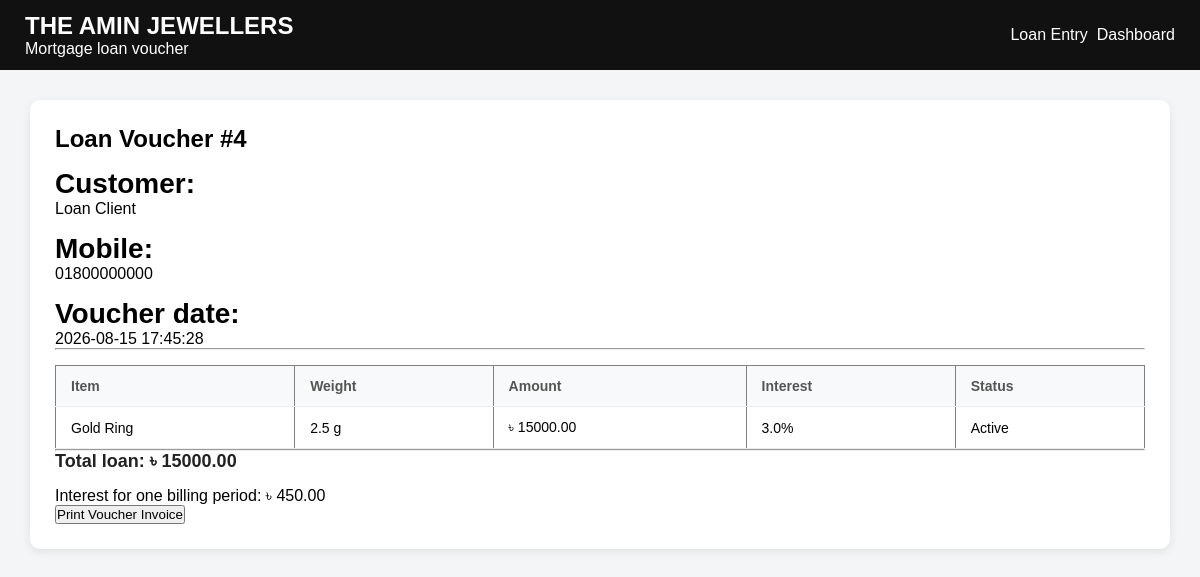
The app's page /loan-voucher/4 (signed in), older data.
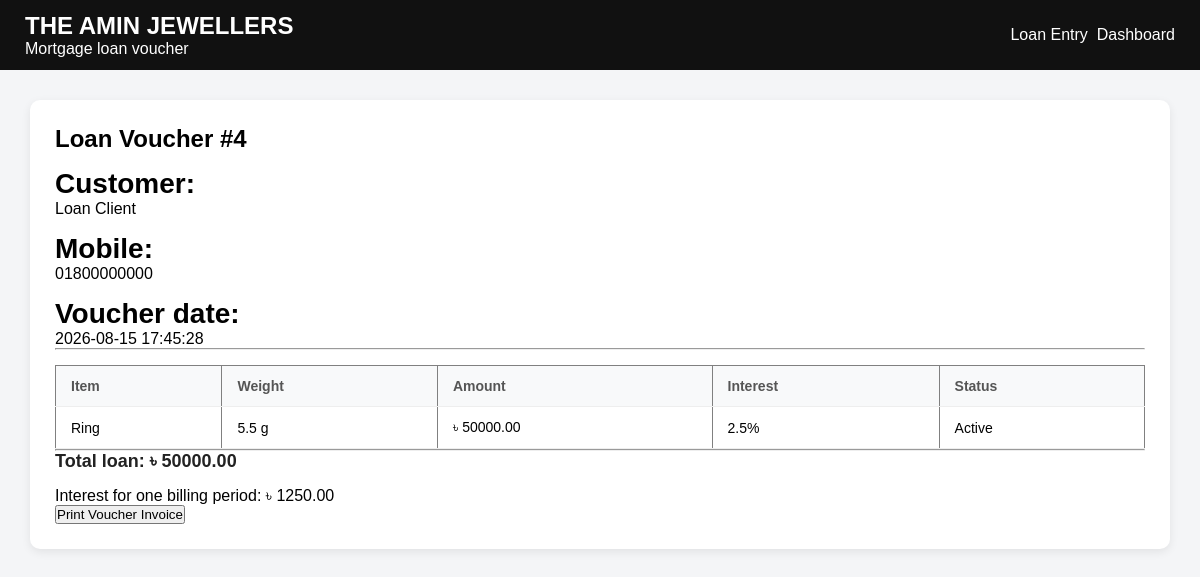
The same page, newer data.
### tables this page shows
CREATE TABLE loans (
            id INTEGER PRIMARY KEY AUTOINCREMENT,
            customer_name TEXT NOT NULL,
            mobile TEXT,
            item_details TEXT NOT NULL,
            weight REAL,
            amount REAL NOT NULL,
            interest_rate REAL NOT NULL DEFAULT 0,
            status TEXT NOT NULL DEFAULT 'Active',
            created_at TIMESTAMP DEFAULT CURRENT_TIMESTAMP
        , voucher_id INTEGER);

### app.py (the view)
@app.route("/loan-voucher/<int:voucher_id>")
@login_required
def loan_voucher(voucher_id):
    conn = get_db()
    voucher = conn.execute(
        "SELECT * FROM loan_vouchers WHERE id = ?", (voucher_id,)
    ).fetchone()
    if voucher is None:
        return redirect("/loans")
    entries = conn.execute("""
        SELECT * FROM loans
        WHERE voucher_id = ?
        ORDER BY id DESC
    """, (voucher_id,)).fetchall()
    totals = conn.execute("""
        SELECT
            COALESCE(SUM(amount), 0) AS amount,
            COALESCE(SUM(amount * interest_rate / 100), 0) AS interest
        FROM loans
        WHERE voucher_id = ? AND status = 'Active'
    """, (voucher_id,)).fetchone()
    return render_template(
        "loan_voucher.html", voucher=voucher, loans=entries, totals=totals
    )

### app.py (called while the page is built)
def get_db():
    if "db" not in g:
        g.db = sqlite3.connect(DATABASE)
        g.db.row_factory = sqlite3.Row
    return g.db

def login_required(f):
    @wraps(f)
    def decorated_function(*args, **kwargs):
        if "user" not in session:
            return redirect("/")
        return f(*args, **kwargs)
    return decorated_function

### templates/loan_voucher.html (shortened to what this page needs)
<!DOCTYPE html>
<html lang="en">
<head>
    <link rel="stylesheet" href="{{ url_for('static', filename='css/style.css') }}">
</head>
<body>
<header class="topbar">
    <div><h2>THE AMIN JEWELLERS</h2><span>Mortgage loan voucher</span></div>
    <div><a href="/loans">Loan Entry</a>&nbsp;&nbsp;<a href="/dashboard">Dashboard</a></div>
</header>
<main class="content">
    <section class="card">
        <h1>Loan Voucher #{{ voucher['id'] }}</h1>
        <p><strong>Customer:</strong> {{ voucher['customer_name'] }}</p>
        <p><strong>Mobile:</strong> {{ voucher['mobile'] or '-' }}</p>
        <p><strong>Voucher date:</strong> {{ voucher['created_at'] }}</p>
        <hr>
        <table width="100%" border="1" cellpadding="10">
            <thead><tr><th>Item</th><th>Weight</th><th>Amount</th><th>Interest</th><th>Status</th></tr></thead>
            <tbody>
            {% for loan in loans %}
                <tr>
                    <td>{{ loan['item_details'] }}{% if loan['karat'] %} ({{ loan['karat'] }}){% endif %}</td>
                    <td>
                        {{ loan['weight'] or 0 }} g
                    </td>
                    <td>৳ {{ '%.2f'|format(loan['amount']) }}</td>
                    <td>{{ loan['interest_rate'] }}%</td>
                    <td>{{ loan['status'] }}</td>
                </tr>
            {% else %}
                <tr><td colspan="5">No loan entries.</td></tr>
            {% endfor %}
            </tbody>
        </table>
        <hr>
        <h2>Total loan: ৳ {{ '%.2f'|format(totals['amount']) }}</h2>
        <p>Interest for one billing period: ৳ {{ '%.2f'|format(totals['interest']) }}</p>
        <button type="button" onclick="window.print()">Print Voucher Invoice</button>
    </section>
</main>
</body>
</html>

Row changes from the older to the newer data that the page shows:
removed loans: item_details "Gold Ring", weight "2.5", amount "15000.00", interest_rate "3.0", status "Active"
added loans: item_details "Ring", weight "5.5", amount "50000.00", interest_rate "2.5", status "Active"
Text that changed along with them:
{{ '%.2f'|format(totals['amount']) }}: "15000.00" → "50000.00"
{{ '%.2f'|format(totals['interest']) }}: "450.00" → "1250.00"
